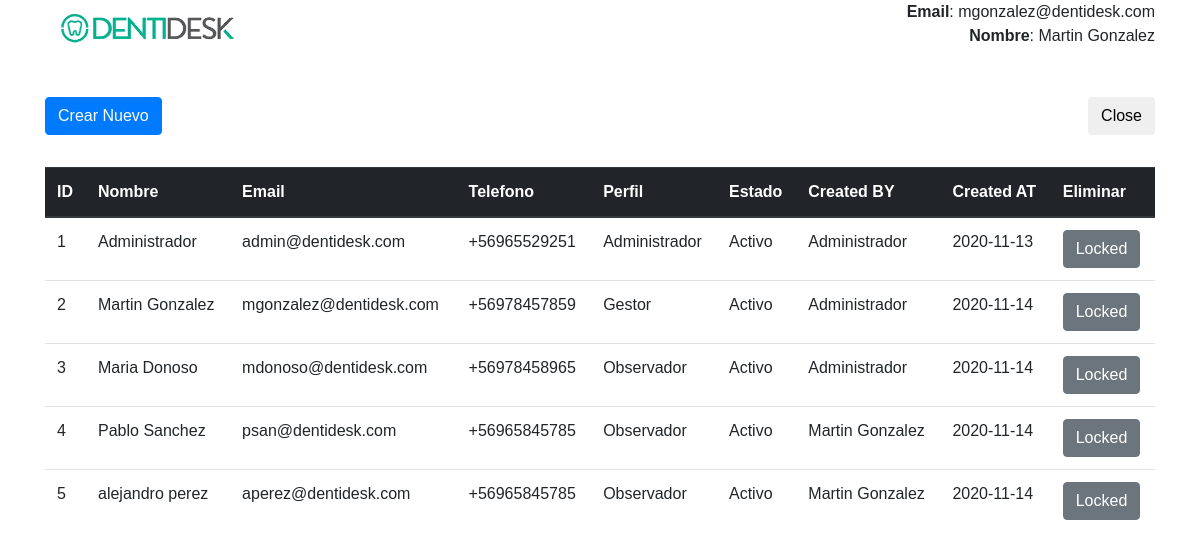
/Views/main.php (signed in), run on the app's committed database.
### tables this page shows
CREATE TABLE `users`  (
  `user_id` int(11) NOT NULL AUTO_INCREMENT,
  `name` varchar(150) NOT NULL,
  `email` varchar(255) NOT NULL,
  `phone` varchar(12) NULL DEFAULT NULL,
  `password` varchar(255) NOT NULL,
  `profile_id` int(11) NOT NULL DEFAULT 2,
  `creator` varchar(150) NOT NULL,
  `created_at` date NULL DEFAULT NULL,
  `active` int(11) NOT NULL DEFAULT 1,
  PRIMARY KEY (`user_id`) USING BTREE
);

CREATE TABLE `profiles`  (
  `profile_id` int(11) NOT NULL AUTO_INCREMENT,
  `profile` varchar(45) NOT NULL,
  `created_at` date NOT NULL,
  PRIMARY KEY (`profile_id`) USING BTREE
);

### Views/main.php (the view, shortened to what this page needs)
<?php
    require_once "../Models/Database.php";
?>
<!doctype html>
<html lang="en">
  <head>
    <link rel="stylesheet" href="https://maxcdn.bootstrapcdn.com/bootstrap/4.0.0/css/bootstrap.min.css">
    <link rel="stylesheet" href="Vendor/css/style.css">
  </head>
    <div class="container">
        <div class="row">
            <div class="col">
                <img src="../Vendor/img/logo.png" />
            </div>
            <div class="col text-right">
                <?php echo "<b>Email</b>: ".$_SESSION['email']."\n"."<br>"."<b>Nombre</b>: ".$_SESSION['name'] ?>
            </div>
        </div>
        <div class="row" style="margin-top: 3em;">
            <div class="col-md-6 text-left">
            <?php if( $_SESSION['profile'] == 2 OR $_SESSION['profile'] == 1 )
            echo"
                <form method='get' action='../Router/router.php'>
                    <button type='submit' name='create' class='btn btn-primary'>  Crear Nuevo  </button>
                </from>";
            ?>
            </div>
            <div class="col-md-6 text-right">
            <form method="get" action="../Router/router.php">
                <button type="submit" name="close" class="btn btn-alert">Close</button>
            </div>
        </div>
<div class="row" style="margin-top: 2em;">
    <div class="col">
        <table class="table">
            <thead class="thead-dark">
                <tr>
                    <th scope="col">ID</th>
                    <th scope="col">Nombre</th>
                    <th scope="col">Email</th>
                    <th scope="col">Telefono</th>
                    <th scope="col">Perfil</th>
                    <th scope="col">Estado</th>
                    <th scope="col">Created BY</th>
                    <th scope="col">Created AT</th>
                    <th scope="col">Eliminar</th>
                </tr>
            </thead>
<tbody>
<?php
$sql = "SELECT u.active,u.user_id,u.name,u.email,u.phone,p.profile,u.creator,u.created_at
FROM users as u INNER JOIN profiles as p
ON u.profile_id = p.profile_id
WHERE u.user_id > 0
ORDER BY u.user_id ASC
";
$query = $db -> prepare($sql);
$query -> execute();
$results = $query -> fetchAll(PDO::FETCH_OBJ);
if($query -> rowCount() > 0)
{
    foreach($results as $result)
    {
        echo "<tr>
        <td>".$result -> user_id."</td>
        <td>".$result -> name."</td>
        <td>".$result -> email."</td>
        <td>".$result -> phone."</td>
        <td>".$result -> profile."</td>";
        if($result->active == 1)
        {
            echo "<td> Activo </td>";
        }
        else
        {
            echo "<td> Inactivo </td>";
        }
        echo "<td>".$result->creator."</td>
        <td>".$result->created_at."</td>";
        if($_SESSION['profile'] <> 1)
        {
            echo "<td>
                    <button type='button' class='btn btn-secondary'><a style='color: #ffffff;' href='#' data-toggle='tooltip' title='Solo Admin'>Locked</a></button>
                  </td>";
        }
        echo "</tr>";
    }
}
?>
</tbody>
</table>
</div>
</div>
</div>
</body>
</html>

### data on the page
users: user_id "1", name "Administrador", email "admin@dentidesk.com", phone "+56965529251", profile.profile "Administrador", active "Activo", creator "Administrador", created_at "2020-11-13"
users: user_id "2", name "Martin Gonzalez", email "mgonzalez@dentidesk.com", phone "+56978457859", profile.profile "Gestor", active "Activo", creator "Administrador", created_at "2020-11-14"
users: user_id "3", name "Maria Donoso", email "mdonoso@dentidesk.com", phone "+56978458965", profile.profile "Observador", active "Activo", creator "Administrador", created_at "2020-11-14"
users: user_id "4", name "Pablo Sanchez", email "psan@dentidesk.com", phone "+56965845785", profile.profile "Observador", active "Activo", creator "Martin Gonzalez", created_at "2020-11-14"
users: user_id "5", name "alejandro perez", email "aperez@dentidesk.com", phone "+56965845785", profile.profile "Observador", active "Activo", creator "Martin Gonzalez", created_at "2020-11-14"

### other printed values
$_SESSION['email'] "mgonzalez@dentidesk.com"
$_SESSION['name'] "Martin Gonzalez"
